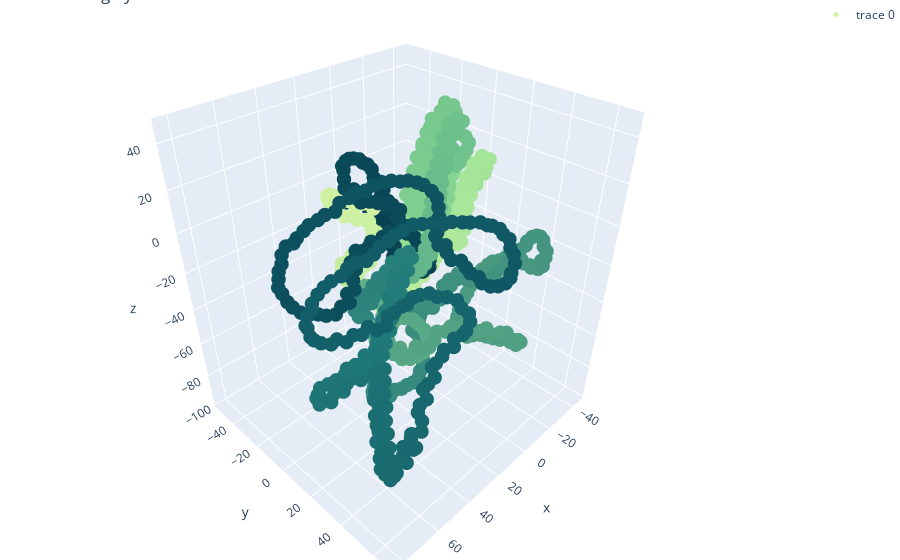

The notebook cell this image was saved under:
### Markdown cell above
-------------------------------------------------------------------------------------------------------------------------------
#### <center><font color = #03989e>Protein O43526</font></center>
-------------------------------------------------------------------------------------------------------------------------------

### Code cell
N = 100000

trace1 = go.Scatter3d(x = protein1.x.values[0:N], 
                     y = protein1.y.values[0:N], 
                     z = protein1.z.values[0:N], 
                     mode = 'markers', 
                     marker = dict(
                         color = protein1.index.values[0:N], 
                         colorscale = "emrld", 
                         opacity = 1, size = 5
                     ))
figure_data = [trace1]
layout = go.Layout(title = 'Coloring by index', 
                   scene = dict(
                   xaxis = dict(title = "x"), 
                   yaxis = dict(title = "y"), 
                   zaxis = dict(title = "z")), 
                   margin = dict(
                   l = 0, r = 0, b = 0, t = 0),
                   showlegend = True
)

fig = go.Figure(data = figure_data, layout = layout)
py.iplot(fig, filename = 'simple-3d-scatter')

### Figure 1 — Plotly figure (JSON) as saved in the notebook; plotly's stock layout.template omitted (floating-point values rounded to 4 significant figures; data arrays with more than 128 entries replaced by an {"elided": "..."} marker saying what was removed)
{"data": [{"marker": {"color": {"elided": "872 int values"}, "colorscale": [[0, "rgb(211, 242, 163)"], [0.1667, "rgb(151, 225, 150)"], [0.3333, "rgb(108, 192, 139)"], [0.5, "rgb(76, 155, 130)"], [0.6667, "rgb(33, 122, 121)"], [0.8333, "rgb(16, 89, 101)"], [1, "rgb(7, 64, 80)"]], "opacity": 1, "size": 5}, "mode": "markers", "type": "scatter3d", "x": {"elided": "872 float values"}, "y": {"elided": "872 float values"}, "z": {"elided": "872 float values"}}], "layout": {"margin": {"b": 0, "l": 0, "r": 0, "t": 0}, "scene": {"xaxis": {"title": {"text": "x"}}, "yaxis": {"title": {"text": "y"}}, "zaxis": {"title": {"text": "z"}}}, "showlegend": true, "title": {"text": "Coloring by index"}}}
